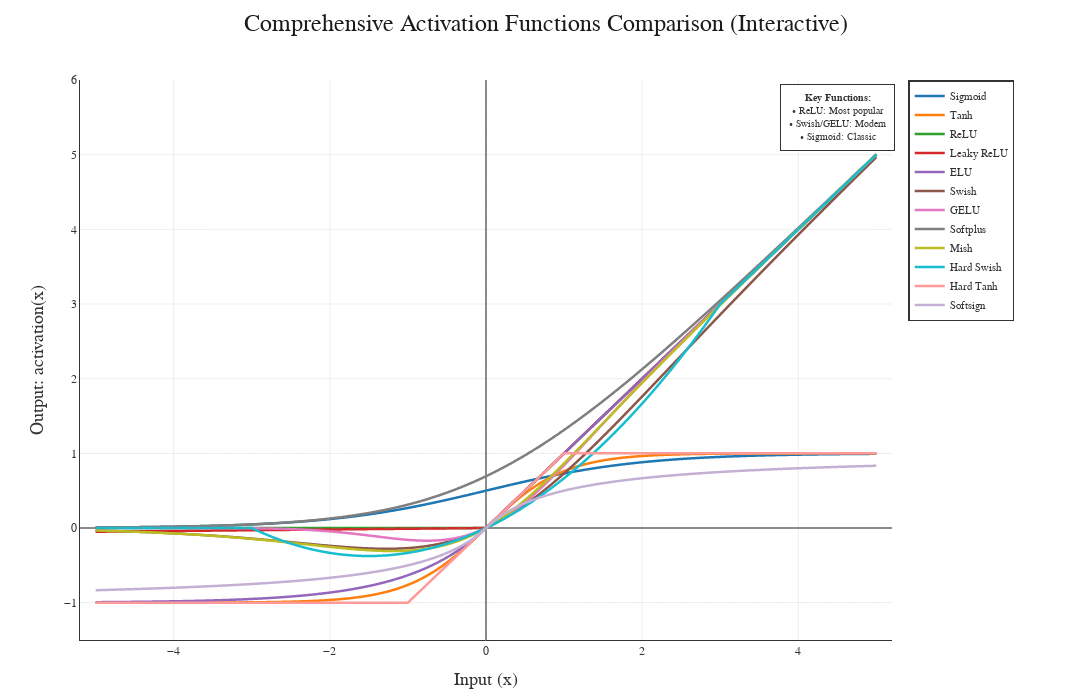

The code cell stored with this chart in its notebook:
### Code cell
# This cell creates an interactive 2D plot comparing MANY activation functions
# Using Plotly for fancy, interactive visualization with hover information
# This comprehensive comparison helps students understand different activation functions
# Students can hover over points to see exact values, zoom/pan, and toggle functions on/off

import numpy as np  # Import numpy for numerical operations
import plotly.graph_objects as go  # Import Plotly for interactive plots

# Create a high-resolution array of evenly spaced numbers from -5 to 5
# More points = smoother curves (1000 points for high quality)
xs = np.linspace(-5, 5, 1000)

# ============================================================================
# ACTIVATION FUNCTIONS CALCULATIONS
# ============================================================================

# 1. Sigmoid: σ(x) = 1 / (1 + e^(-x))
# Output range: [0, 1]
# S-shaped curve, smooth and bounded
# Used in: binary classification, probability outputs
sigmoid = 1 / (1 + np.exp(-xs))

# 2. Tanh (Hyperbolic Tangent): tanh(x)
# Output range: [-1, 1]
# Similar to sigmoid but centered at 0
# Used in: RNNs, when you want negative outputs
tanh = np.tanh(xs)

# 3. ReLU (Rectified Linear Unit): max(0, x)
# Output range: [0, ∞)
# Linear for positive inputs, zero for negative
# Most popular in modern deep learning
relu = np.maximum(0, xs)

# 4. Leaky ReLU: max(αx, x) where α = 0.01
# Output range: (-∞, ∞) but mostly [0, ∞)
# Small slope for negative inputs (fixes "dying ReLU" problem)
# α is the leaky parameter (typically 0.01)
leaky_relu = np.maximum(0.01 * xs, xs)

# 5. ELU (Exponential Linear Unit)
# For x >= 0: ELU(x) = x
# For x < 0: ELU(x) = α(e^x - 1) where α = 1
# Output range: (-α, ∞)
# Smooth curve for negatives, linear for positives
alpha_elu = 1.0
elu = np.where(xs >= 0, xs, alpha_elu * (np.exp(xs) - 1))

# 6. Swish (Self-Gated Activation): x * sigmoid(x)
# Output range: approximately (-0.28, ∞)
# Smooth, non-monotonic function
# Used in: Google's research, found to work well
swish = xs * sigmoid

# 7. GELU (Gaussian Error Linear Unit): x * Φ(x)
# Where Φ(x) is the CDF of standard normal distribution
# Output range: approximately (-∞, ∞)
# Used in: Transformers (BERT, GPT)
# Approximation: x * 0.5 * (1 + tanh(√(2/π) * (x + 0.044715 * x^3)))
gelu = xs * 0.5 * (1 + np.tanh(np.sqrt(2 / np.pi) * (xs + 0.044715 * xs**3)))

# 8. Softplus: log(1 + e^x)
# Output range: [0, ∞)
# Smooth approximation of ReLU
# Always positive, smooth everywhere
softplus = np.log(1 + np.exp(xs))

# 9. Mish: x * tanh(softplus(x))
# Output range: approximately (-0.31, ∞)
# Smooth, self-regularized activation
# Used in: Some modern architectures
mish = xs * np.tanh(softplus)

# 10. Hard Swish: x * ReLU6(x + 3) / 6
# Where ReLU6(x) = min(max(0, x), 6)
# Output range: [0, 6]
# Piecewise linear approximation of Swish
# Used in: MobileNet for efficiency
hard_swish = xs * np.clip(xs + 3, 0, 6) / 6

# 11. Hard Tanh: clip(x, -1, 1)
# Output range: [-1, 1]
# Hard version of tanh (piecewise linear)
hard_tanh = np.clip(xs, -1, 1)

# 12. Softsign: x / (1 + |x|)
# Output range: [-1, 1]
# Smooth alternative to tanh
softsign = xs / (1 + np.abs(xs))

# ============================================================================
# CREATE INTERACTIVE FIGURE
# ============================================================================

# Create figure with high-quality settings
fig = go.Figure()

# Define color palette (distinct, professional colors)
colors = {
    'Sigmoid': '#1f77b4',      # Blue
    'Tanh': '#ff7f0e',          # Orange
    'ReLU': '#2ca02c',          # Green
    'Leaky ReLU': '#d62728',    # Red
    'ELU': '#9467bd',           # Purple
    'Swish': '#8c564b',         # Brown
    'GELU': '#e377c2',          # Pink
    'Softplus': '#7f7f7f',      # Gray
    'Mish': '#bcbd22',           # Yellow-green
    'Hard Swish': '#17becf',    # Cyan
    'Hard Tanh': '#ff9896',     # Light red
    'Softsign': '#c5b0d5'       # Light purple
}

# Define activation functions with their properties
activation_functions = [
    {
        'name': 'Sigmoid',
        'data': sigmoid,
        'formula': 'σ(x) = 1/(1+e^(-x))',
        'range': '[0, 1]',
        'description': 'S-shaped, bounded, smooth'
    },
    {
        'name': 'Tanh',
        'data': tanh,
        'formula': 'tanh(x)',
        'range': '[-1, 1]',
        'description': 'Centered sigmoid, zero-centered'
    },
    {
        'name': 'ReLU',
        'data': relu,
        'formula': 'max(0, x)',
        'range': '[0, ∞)',
        'description': 'Most popular, simple, fast'
    },
    {
        'name': 'Leaky ReLU',
        'data': leaky_relu,
        'formula': 'max(0.01x, x)',
        'range': '(-∞, ∞)',
        'description': 'Fixes dying ReLU problem'
    },
    {
        'name': 'ELU',
        'data': elu,
        'formula': 'x if x≥0, else α(e^x-1)',
        'range': '(-α, ∞)',
        'description': 'Smooth for negatives'
    },
    {
        'name': 'Swish',
        'data': swish,
        'formula': 'x · sigmoid(x)',
        'range': '≈(-0.28, ∞)',
        'description': 'Self-gated, smooth'
    },
    {
        'name': 'GELU',
        'data': gelu,
        'formula': 'x · Φ(x)',
        'range': '(-∞, ∞)',
        'description': 'Used in Transformers'
    },
    {
        'name': 'Softplus',
        'data': softplus,
        'formula': 'log(1 + e^x)',
        'range': '[0, ∞)',
        'description': 'Smooth ReLU approximation'
    },
    {
        'name': 'Mish',
        'data': mish,
        'formula': 'x · tanh(softplus(x))',
        'range': '≈(-0.31, ∞)',
        'description': 'Self-regularized'
    },
    {
        'name': 'Hard Swish',
        'data': hard_swish,
        'formula': 'x · ReLU6(x+3)/6',
        'range': '[0, 6]',
        'description': 'Efficient Swish approximation'
    },
    {
        'name': 'Hard Tanh',
        'data': hard_tanh,
        'formula': 'clip(x, -1, 1)',
        'range': '[-1, 1]',
        'description': 'Piecewise linear tanh'
    },
    {
        'name': 'Softsign',
        'data': softsign,
        'formula': 'x/(1+|x|)',
        'range': '[-1, 1]',
        'description': 'Smooth tanh alternative'
    }
]

# Add each activation function as a trace
for af in activation_functions:
    fig.add_trace(go.Scatter(
        x=xs,
        y=af['data'],
        mode='lines',
        name=af['name'],
        line=dict(
            color=colors.get(af['name'], '#000000'),
            width=2.5,
            shape='spline'  # Smooth curves
        ),
        hovertemplate=f"<b>{af['name']}</b><br>" +
                     f"Formula: {af['formula']}<br>" +
                     f"Input: %{{x:.3f}}<br>" +
                     f"Output: %{{y:.4f}}<br>" +
                     f"Range: {af['range']}<br>" +
                     f"<i>{af['description']}</i><extra></extra>",
        visible=True  # All visible by default
    ))

# Add reference lines for better understanding
fig.add_hline(y=0, line_dash="dash", line_color="gray", opacity=0.4, line_width=1)
fig.add_vline(x=0, line_dash="dash", line_color="gray", opacity=0.4, line_width=1)

# Add horizontal reference lines at y=1 and y=-1
fig.add_hline(y=1, line_dash="dot", line_color="lightgray", opacity=0.3, line_width=0.5)
fig.add_hline(y=-1, line_dash="dot", line_color="lightgray", opacity=0.3, line_width=0.5)

# ============================================================================
# HIGH-QUALITY LAYOUT SETTINGS
# ============================================================================

fig.update_layout(
    title={
        'text': 'Comprehensive Activation Functions Comparison (Interactive)',
        'x': 0.5,
        'xanchor': 'center',
        'font': {'size': 24, 'family': 'Arial Black', 'color': '#1a1a1a'},
        'y': 0.98
    },
    xaxis=dict(
        title=dict(text='Input (x)', font=dict(size=18, family='Arial', color='#333')),
        range=[-5.2, 5.2],
        gridcolor='rgba(200, 200, 200, 0.3)',
        gridwidth=1,
        zeroline=True,
        zerolinecolor='#666666',
        zerolinewidth=1.5,
        showline=True,
        linecolor='#333333',
        linewidth=1,
        tickfont=dict(size=12, family='Arial')
    ),
    yaxis=dict(
        title=dict(text='Output: activation(x)', font=dict(size=18, family='Arial', color='#333')),
        range=[-1.5, 6],
        gridcolor='rgba(200, 200, 200, 0.3)',
        gridwidth=1,
        zeroline=True,
        zerolinecolor='#666666',
        zerolinewidth=1.5,
        showline=True,
        linecolor='#333333',
        linewidth=1,
        tickfont=dict(size=12, family='Arial')
    ),
    legend=dict(
        x=1.02,
        y=1.0,
        xanchor='left',
        yanchor='top',
        bgcolor='rgba(255, 255, 255, 0.95)',
        bordercolor='#333333',
        borderwidth=1.5,
        font=dict(size=11, family='Arial'),
        itemclick='toggleothers',  # Click to isolate one function
        itemdoubleclick='toggle'   # Double-click to toggle
    ),
    width=1200,  # Wider for better visibility
    height=700,  # Taller for better visibility
    hovermode='x unified',  # Show all values at same x position
    template='plotly_white',
    plot_bgcolor='white',
    paper_bgcolor='white',
    font=dict(family="Arial", size=12, color='#333333'),
    margin=dict(l=80, r=200, t=80, b=60),  # More margin for legend
    showlegend=True
)

# Add annotations with key information
annotations = [
    dict(
        x=4.5, y=5.5,
        text="<b>Key Functions:</b><br>" +
             "• ReLU: Most popular<br>" +
             "• Swish/GELU: Modern<br>" +
             "• Sigmoid: Classic",
        showarrow=False,
        xref="x", yref="y",
        bgcolor="rgba(255, 255, 255, 0.9)",
        bordercolor="#333333",
        borderwidth=1,
        borderpad=8,
        font=dict(size=10, family='Arial', color='#333')
    )
]

fig.update_layout(annotations=annotations)

# Display the high-quality interactive plot
fig.show()

# Print summary information
print("\n" + "="*70)
print("ACTIVATION FUNCTIONS SUMMARY")
print("="*70)
print(f"\nTotal functions displayed: {len(activation_functions)}")
print("\nFunction Categories:")
print("  • Classic: Sigmoid, Tanh")
print("  • Modern (Most Popular): ReLU, Leaky ReLU")
print("  • Advanced: ELU, Swish, GELU, Mish")
print("  • Efficient: Hard Swish, Hard Tanh")
print("  • Alternatives: Softplus, Softsign")
print("\n💡 Tip: Click on legend items to show/hide specific functions!")
print("💡 Tip: Hover over lines to see detailed information!")
print("💡 Tip: Use zoom/pan tools to explore different regions!")
print("="*70)

### Figure 1 — Plotly figure (JSON) as saved in the notebook; plotly's stock layout.template omitted (floating-point values rounded to 4 significant figures; data arrays with more than 128 entries replaced by an {"elided": "..."} marker saying what was removed)
{"data": [{"hovertemplate": "<b>Sigmoid</b><br>Formula: σ(x) = 1/(1+e^(-x))<br>Input: %{x:.3f}<br>Output: %{y:.4f}<br>Range: [0, 1]<br><i>S-shaped, bounded, smooth</i><extra></extra>", "line": {"color": "#1f77b4", "shape": "spline", "width": 2.5}, "mode": "lines", "name": "Sigmoid", "type": "scatter", "visible": true, "x": {"elided": "1000 float values"}, "y": {"elided": "1000 float values"}}, {"hovertemplate": "<b>Tanh</b><br>Formula: tanh(x)<br>Input: %{x:.3f}<br>Output: %{y:.4f}<br>Range: [-1, 1]<br><i>Centered sigmoid, zero-centered</i><extra></extra>", "line": {"color": "#ff7f0e", "shape": "spline", "width": 2.5}, "mode": "lines", "name": "Tanh", "type": "scatter", "visible": true, "x": {"elided": "1000 float values"}, "y": {"elided": "1000 float values"}}, {"hovertemplate": "<b>ReLU</b><br>Formula: max(0, x)<br>Input: %{x:.3f}<br>Output: %{y:.4f}<br>Range: [0, ∞)<br><i>Most popular, simple, fast</i><extra></extra>", "line": {"color": "#2ca02c", "shape": "spline", "width": 2.5}, "mode": "lines", "name": "ReLU", "type": "scatter", "visible": true, "x": {"elided": "1000 float values"}, "y": {"elided": "1000 float values"}}, {"hovertemplate": "<b>Leaky ReLU</b><br>Formula: max(0.01x, x)<br>Input: %{x:.3f}<br>Output: %{y:.4f}<br>Range: (-∞, ∞)<br><i>Fixes dying ReLU problem</i><extra></extra>", "line": {"color": "#d62728", "shape": "spline", "width": 2.5}, "mode": "lines", "name": "Leaky ReLU", "type": "scatter", "visible": true, "x": {"elided": "1000 float values"}, "y": {"elided": "1000 float values"}}, {"hovertemplate": "<b>ELU</b><br>Formula: x if x≥0, else α(e^x-1)<br>Input: %{x:.3f}<br>Output: %{y:.4f}<br>Range: (-α, ∞)<br><i>Smooth for negatives</i><extra></extra>", "line": {"color": "#9467bd", "shape": "spline", "width": 2.5}, "mode": "lines", "name": "ELU", "type": "scatter", "visible": true, "x": {"elided": "1000 float values"}, "y": {"elided": "1000 float values"}}, {"hovertemplate": "<b>Swish</b><br>Formula: x · sigmoid(x)<br>Input: %{x:.3f}<br>Output: %{y:.4f}<br>Range: ≈(-0.28, ∞)<br><i>Self-gated, smooth</i><extra></extra>", "line": {"color": "#8c564b", "shape": "spline", "width": 2.5}, "mode": "lines", "name": "Swish", "type": "scatter", "visible": true, "x": {"elided": "1000 float values"}, "y": {"elided": "1000 float values"}}, {"hovertemplate": "<b>GELU</b><br>Formula: x · Φ(x)<br>Input: %{x:.3f}<br>Output: %{y:.4f}<br>Range: (-∞, ∞)<br><i>Used in Transformers</i><extra></extra>", "line": {"color": "#e377c2", "shape": "spline", "width": 2.5}, "mode": "lines", "name": "GELU", "type": "scatter", "visible": true, "x": {"elided": "1000 float values"}, "y": {"elided": "1000 float values"}}, {"hovertemplate": "<b>Softplus</b><br>Formula: log(1 + e^x)<br>Input: %{x:.3f}<br>Output: %{y:.4f}<br>Range: [0, ∞)<br><i>Smooth ReLU approximation</i><extra></extra>", "line": {"color": "#7f7f7f", "shape": "spline", "width": 2.5}, "mode": "lines", "name": "Softplus", "type": "scatter", "visible": true, "x": {"elided": "1000 float values"}, "y": {"elided": "1000 float values"}}, {"hovertemplate": "<b>Mish</b><br>Formula: x · tanh(softplus(x))<br>Input: %{x:.3f}<br>Output: %{y:.4f}<br>Range: ≈(-0.31, ∞)<br><i>Self-regularized</i><extra></extra>", "line": {"color": "#bcbd22", "shape": "spline", "width": 2.5}, "mode": "lines", "name": "Mish", "type": "scatter", "visible": true, "x": {"elided": "1000 float values"}, "y": {"elided": "1000 float values"}}, {"hovertemplate": "<b>Hard Swish</b><br>Formula: x · ReLU6(x+3)/6<br>Input: %{x:.3f}<br>Output: %{y:.4f}<br>Range: [0, 6]<br><i>Efficient Swish approximation</i><extra></extra>", "line": {"color": "#17becf", "shape": "spline", "width": 2.5}, "mode": "lines", "name": "Hard Swish", "type": "scatter", "visible": true, "x": {"elided": "1000 float values"}, "y": {"elided": "1000 float values"}}, {"hovertemplate": "<b>Hard Tanh</b><br>Formula: clip(x, -1, 1)<br>Input: %{x:.3f}<br>Output: %{y:.4f}<br>Range: [-1, 1]<br><i>Piecewise linear tanh</i><extra></extra>", "line": {"color": "#ff9896", "shape": "spline", "width": 2.5}, "mode": "lines", "name": "Hard Tanh", "type": "scatter", "visible": true, "x": {"elided": "1000 float values"}, "y": {"elided": "1000 float values"}}, {"hovertemplate": "<b>Softsign</b><br>Formula: x/(1+|x|)<br>Input: %{x:.3f}<br>Output: %{y:.4f}<br>Range: [-1, 1]<br><i>Smooth tanh alternative</i><extra></extra>", "line": {"color": "#c5b0d5", "shape": "spline", "width": 2.5}, "mode": "lines", "name": "Softsign", "type": "scatter", "visible": true, "x": {"elided": "1000 float values"}, "y": {"elided": "1000 float values"}}], "layout": {"annotations": [{"bgcolor": "rgba(255, 255, 255, 0.9)", "bordercolor": "#333333", "borderpad": 8, "borderwidth": 1, "font": {"color": "#333", "family": "Arial", "size": 10}, "showarrow": false, "text": "<b>Key Functions:</b><br>• ReLU: Most popular<br>• Swish/GELU: Modern<br>• Sigmoid: Classic", "x": 4.5, "xref": "x", "y": 5.5, "yref": "y"}], "font": {"color": "#333333", "family": "Arial", "size": 12}, "height": 700, "hovermode": "x unified", "legend": {"bgcolor": "rgba(255, 255, 255, 0.95)", "bordercolor": "#333333", "borderwidth": 1.5, "font": {"family": "Arial", "size": 11}, "itemclick": "toggleothers", "itemdoubleclick": "toggle", "x": 1.02, "xanchor": "left", "y": 1, "yanchor": "top"}, "margin": {"b": 60, "l": 80, "r": 200, "t": 80}, "paper_bgcolor": "white", "plot_bgcolor": "white", "shapes": [{"line": {"color": "gray", "dash": "dash", "width": 1}, "opacity": 0.4, "type": "line", "x0": 0, "x1": 1, "xref": "x domain", "y0": 0, "y1": 0, "yref": "y"}, {"line": {"color": "gray", "dash": "dash", "width": 1}, "opacity": 0.4, "type": "line", "x0": 0, "x1": 0, "xref": "x", "y0": 0, "y1": 1, "yref": "y domain"}, {"line": {"color": "lightgray", "dash": "dot", "width": 0.5}, "opacity": 0.3, "type": "line", "x0": 0, "x1": 1, "xref": "x domain", "y0": 1, "y1": 1, "yref": "y"}, {"line": {"color": "lightgray", "dash": "dot", "width": 0.5}, "opacity": 0.3, "type": "line", "x0": 0, "x1": 1, "xref": "x domain", "y0": -1, "y1": -1, "yref": "y"}], "showlegend": true, "title": {"font": {"color": "#1a1a1a", "family": "Arial Black", "size": 24}, "text": "Comprehensive Activation Functions Comparison (Interactive)", "x": 0.5, "xanchor": "center", "y": 0.98}, "width": 1200, "xaxis": {"gridcolor": "rgba(200, 200, 200, 0.3)", "gridwidth": 1, "linecolor": "#333333", "linewidth": 1, "range": [-5.2, 5.2], "showline": true, "tickfont": {"family": "Arial", "size": 12}, "title": {"font": {"color": "#333", "family": "Arial", "size": 18}, "text": "Input (x)"}, "zeroline": true, "zerolinecolor": "#666666", "zerolinewidth": 1.5}, "yaxis": {"gridcolor": "rgba(200, 200, 200, 0.3)", "gridwidth": 1, "linecolor": "#333333", "linewidth": 1, "range": [-1.5, 6], "showline": true, "tickfont": {"family": "Arial", "size": 12}, "title": {"font": {"color": "#333", "family": "Arial", "size": 18}, "text": "Output: activation(x)"}, "zeroline": true, "zerolinecolor": "#666666", "zerolinewidth": 1.5}}}
